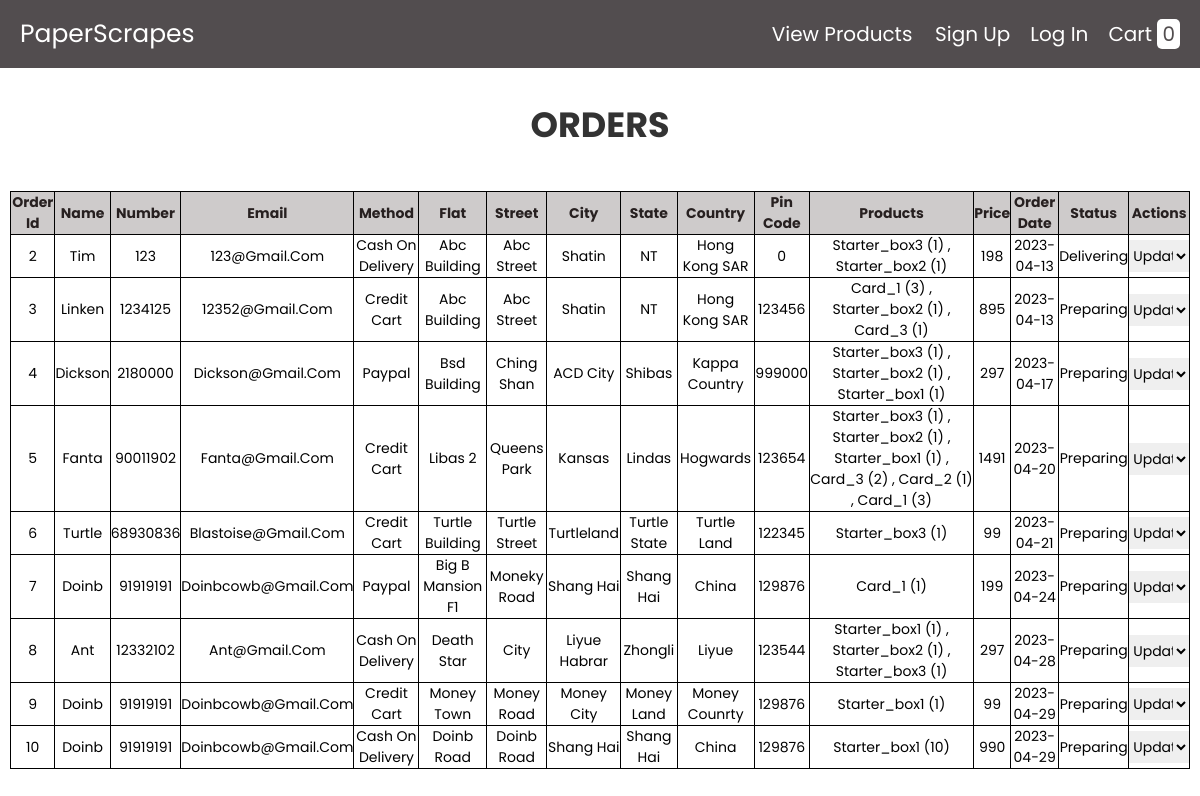
/orders.php, run on the app's committed database.
### tables this page shows
CREATE TABLE `order` (
  `id` int(255) NOT NULL,
  `name` varchar(100) NOT NULL,
  `number` varchar(12) NOT NULL,
  `email` varchar(255) NOT NULL,
  `method` varchar(100) NOT NULL,
  `flat` varchar(100) NOT NULL,
  `street` varchar(100) NOT NULL,
  `city` varchar(100) NOT NULL,
  `state` varchar(100) NOT NULL,
  `country` varchar(100) NOT NULL,
  `pin_code` int(10) NOT NULL,
  `total_products` varchar(255) NOT NULL,
  `total_price` varchar(255) NOT NULL,
  `ord_date` date NOT NULL DEFAULT current_timestamp(),
  `status` int(255) NOT NULL DEFAULT 1
);

### orders.php (the view, shortened to what this page needs)
<?php @include 'config.php'; ?>
<!DOCTYPE html>
<html lang="en">
<head>
   <link rel="stylesheet" href="https://cdnjs.cloudflare.com/ajax/libs/font-awesome/6.0.0/css/all.min.css">
   <link rel="stylesheet" href="css/style.css">
   <?php
    $sql=mysqli_query($conn, "SELECT * FROM `order`");
    ?>
</head>
<body>
<?php include 'header.php'; ?>
<div class="container2">
    <section class="products">
        <h1 class="heading">Orders</h1>
    </section>
    <table border='1'>
        <tr>
            <th>order id</th>
            <th>name</th>
            <th>number</th>
            <th>email</th>
            <th>method</th>
            <th>flat</th>
            <th>street</th>
            <th>city</th>
            <th>state</th>
            <th>country</th>
            <th>pin code</th>
            <th>products</th>
            <th>price</th>
            <th>order date</th>
            <th>status</th>
            <th>actions</th>
        </tr>
        <?php
           if (mysqli_num_rows($sql)>0) {
                 while ($row=mysqli_fetch_assoc($sql)) { ?>
                 <tr>
                      <td><?php echo $row['id'] ?></td>
                      <td><?php echo $row['name'] ?></td>
                      <td><?php echo $row['number'] ?></td>
                      <td><?php echo $row['email'] ?></td>
                      <td><?php echo $row['method'] ?></td>
                      <td><?php echo $row['flat'] ?></td>
                      <td><?php echo $row['street'] ?></td>
                      <td><?php echo $row['city'] ?></td>
                      <td><?php echo $row['state'] ?></td>
                      <td><?php echo $row['country'] ?></td>
                      <td><?php echo $row['pin_code'] ?></td>
                      <td><?php echo $row['total_products'] ?></td>
                      <td><?php echo $row['total_price'] ?></td>
                      <td><?php echo $row['ord_date'] ?></td>
                      <td>
                           <?php
                           if ($row['status']==1) {
                                echo "Preparing";
                           }if ($row['status']==2) {
                                echo "Delivering";
                           }if ($row['status']==3) {
                                echo "Arrived";
                           }
                           ?>
                      </td>
                      <td>
                           <select onchange="status_update(this.options[this.selectedIndex].value,'<?php echo $row['id'] ?>')">
                                <option value="">Update</option>
                           </select>
                      </td>
                 </tr>
           <?php      }
            } ?>
    </table>
</div>
</body>
</html>

### css/style.css (style rules this page uses)
:root { --grey:#524d4f; --red:tomato; --orange:orange; --black:#333; --white:#fff; --bg-color:#eee; --dark-bg:rgba(0,0,0,.7); --box-shadow:0 .5rem 1rem rgba(0,0,0,.1); --border:.1rem solid #999; }
* { font-family: 'Poppins', sans-serif; margin:0; padding:0; box-sizing: border-box; outline: none; border:none; text-decoration: none; text-transform: capitalize; }
html { font-size: 62.5%; overflow-x: hidden; }
section { padding:2rem; height: 100%; width: 100%; justify-content: center; align-items: center; }
.heading { text-align: center; font-size: 3.5rem; text-transform: uppercase; color:var(--black); margin-bottom: 2rem; }
.container2 { padding: 10px; margin-left: auto; margin-right: auto; }
.container2 table { margin-left: auto; margin-right: auto; border-collapse: collapse; font-size: 1.4rem; text-align: center; }
.container2 table th { background: rgb(206, 203, 203); color: #272020; border: 1px solid black; margin-left: auto; margin-right: auto; }
.container2 table td { border: 1px solid black; margin-left: auto; margin-right: auto; }
select { width: 100%; padding: 0.5rem 0; font-size: 1.4rem; }

### data on the page
order: id "2", name "Tim", number "123", email "123@gmail.com", method "Cash On Delivery", flat "Abc Building", street "Abc Street", city "Shatin", state "NT", country "Hong Kong SAR", pin_code "0", total_products "Starter_box3 (1) , Starter_box2 (1)", total_price "198", ord_date "2023-04-13", status "Delivering"
order: id "3", name "Linken", number "1234125", email "12352@gmail.com", method "Credit Cart", flat "Abc Building", street "Abc Street", city "Shatin", state "NT", country "Hong Kong SAR", pin_code "123456", total_products "Card_1 (3) , Starter_box2 (1) , Card_3 (1)", total_price "895", ord_date "2023-04-13", status "Preparing"
order: id "4", name "Dickson", number "2180000", email "Dickson@gmail.com", method "Paypal", flat "Bsd Building", street "Ching Shan", city "ACD City", state "Shibas", country "Kappa Country", pin_code "999000", total_products "Starter_box3 (1) , Starter_box2 (1) , Starter_box1 (1)", total_price "297", ord_date "2023-04-17", status "Preparing"
order: id "5", name "Fanta", number "90011902", email "Fanta@gmail.com", method "Credit Cart", flat "Libas 2", street "Queens Park", city "Kansas", state "Lindas", country "Hogwards", pin_code "123654", total_products "Starter_box3 (1) , Starter_box2 (1) , Starter_box1 (1) , Card_3 (2) , Card_2 (1) , Card_1 (3)", total_price "1491", ord_date "2023-04-20", status "Preparing"
order: id "6", name "Turtle", number "68930836", email "Blastoise@gmail.com", method "Credit Cart", flat "Turtle Building", street "Turtle Street", city "Turtleland", state "Turtle State", country "Turtle Land", pin_code "122345", total_products "Starter_box3 (1)", total_price "99", ord_date "2023-04-21", status "Preparing"
order: id "7", name "Doinb", number "91919191", email "Doinbcowb@gmail.com", method "Paypal", flat "Big B Mansion F1", street "Moneky Road", city "Shang Hai", state "Shang Hai", country "China", pin_code "129876", total_products "Card_1 (1)", total_price "199", ord_date "2023-04-24", status "Preparing"
order: id "8", name "Ant", number "12332102", email "Ant@gmail.com", method "Cash On Delivery", flat "Death Star", street "City", city "Liyue Habrar", state "Zhongli", country "Liyue", pin_code "123544", total_products "Starter_box1 (1) , Starter_box2 (1) , Starter_box3 (1)", total_price "297", ord_date "2023-04-28", status "Preparing"
order: id "9", name "Doinb", number "91919191", email "Doinbcowb@gmail.com", method "Credit Cart", flat "Money Town", street "Money Road", city "Money City", state "Money Land", country "Money Counrty", pin_code "129876", total_products "Starter_box1 (1)", total_price "99", ord_date "2023-04-29", status "Preparing"
order: id "10", name "Doinb", number "91919191", email "Doinbcowb@gmail.com", method "Cash On Delivery", flat "Doinb Road", street "Doinb Road", city "Shang Hai", state "Shang Hai", country "China", pin_code "129876", total_products "Starter_box1 (10)", total_price "990", ord_date "2023-04-29", status "Preparing"

### other printed values
$row_count "0"
